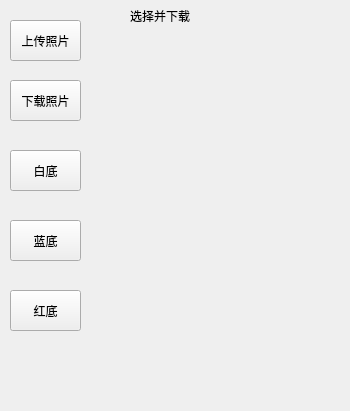
<?xml version="1.0" encoding="UTF-8"?>
<ui version="4.0">
 <class>Form</class>
 <widget class="QWidget" name="Form">
  <property name="geometry">
   <rect>
    <x>0</x>
    <y>0</y>
    <width>350</width>
    <height>411</height>
   </rect>
  </property>
  <property name="baseSize">
   <size>
    <width>400</width>
    <height>300</height>
   </size>
  </property>
  <property name="windowTitle">
   <string>证件照转换器</string>
  </property>
  <widget class="QPushButton" name="pushButton">
   <property name="geometry">
    <rect>
     <x>10</x>
     <y>20</y>
     <width>71</width>
     <height>41</height>
    </rect>
   </property>
   <property name="text">
    <string>上传照片</string>
   </property>
   <property name="autoDefault">
    <bool>false</bool>
   </property>
  </widget>
  <widget class="QLabel" name="label">
   <property name="geometry">
    <rect>
     <x>130</x>
     <y>0</y>
     <width>71</width>
     <height>31</height>
    </rect>
   </property>
   <property name="text">
    <string>选择并下载</string>
   </property>
  </widget>
  <widget class="QLabel" name="label_2">
   <property name="geometry">
    <rect>
     <x>140</x>
     <y>80</y>
     <width>121</width>
     <height>151</height>
    </rect>
   </property>
   <property name="text">
    <string/>
   </property>
  </widget>
  <widget class="QLabel" name="label_3">
   <property name="geometry">
    <rect>
     <x>90</x>
     <y>50</y>
     <width>240</width>
     <height>320</height>
    </rect>
   </property>
   <property name="text">
    <string/>
   </property>
   <property name="alignment">
    <set>Qt::AlignHCenter|Qt::AlignTop</set>
   </property>
  </widget>
  <widget class="QPushButton" name="pushButton_3">
   <property name="geometry">
    <rect>
     <x>10</x>
     <y>150</y>
     <width>71</width>
     <height>41</height>
    </rect>
   </property>
   <property name="text">
    <string>白底</string>
   </property>
   <property name="autoDefault">
    <bool>false</bool>
   </property>
  </widget>
  <widget class="QPushButton" name="pushButton_4">
   <property name="geometry">
    <rect>
     <x>10</x>
     <y>220</y>
     <width>71</width>
     <height>41</height>
    </rect>
   </property>
   <property name="text">
    <string>蓝底</string>
   </property>
   <property name="autoDefault">
    <bool>false</bool>
   </property>
  </widget>
  <widget class="QPushButton" name="pushButton_5">
   <property name="geometry">
    <rect>
     <x>10</x>
     <y>290</y>
     <width>71</width>
     <height>41</height>
    </rect>
   </property>
   <property name="text">
    <string>红底</string>
   </property>
   <property name="autoDefault">
    <bool>false</bool>
   </property>
  </widget>
  <widget class="QPushButton" name="pushButton_2">
   <property name="geometry">
    <rect>
     <x>10</x>
     <y>80</y>
     <width>71</width>
     <height>41</height>
    </rect>
   </property>
   <property name="text">
    <string>下载照片</string>
   </property>
  </widget>
 </widget>
 <resources/>
 <connections/>
</ui>
